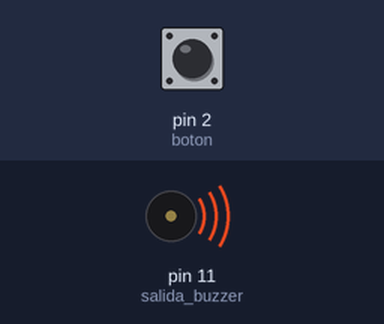
A sketch run on a simulated Arduino Uno, built with avr-gcc and run on an emulated ATmega328P. Shown: buzzer (waves = sounding, pin HIGH). The test bench sets the inputs (shaded band); at power-on: pin 2 (boton) LOW.

Above: at 5.9 s.
6.3 s: pin 2 (boton) pulled HIGH for 2.7 s
At 7.4 s:
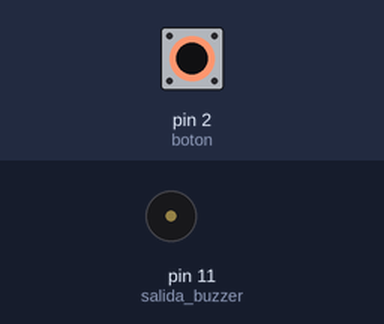
Timing chart, 0 to 16.5 s (numbered marks = the images above; inputs shaded):
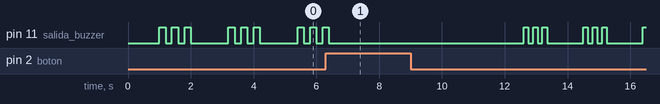

Measured:
- by itself, pin 11 (salida_buzzer): repeats every 1.9 s: 2 × (HIGH 0.15 s, LOW 0.15 s), HIGH 0.15 s, LOW 1.2 s

The sketch:

sonido_05_Buzzer.ino
```cpp
/*                                     +  -                                         +  -
                                       *  *    *  *  *  *  *       *  *  *  *  *    *  *
                                       *  *    *  *  *  *  *       *  *  +-----+    *  *
                                       *  * +----[PWR]-------------------| USB |--+ *  *
                                       *  * |                            +-----+  | *  *
                                       *  * |         GND/RST2  [ ][ ]            | *  *
                                       *  * |       MOSI2/SCK2  [ ][ ]  A5/SCL[ ] | *  *
                                       *  * |          5V/MISO2 [ ][ ]  A4/SDA[ ] | *  *
                                       *  * |                             AREF[ ] | *  *
                                       *  * |                              GND[ ] | *  *
                                       *  * | [ ]N/C                    SCK/13[ ] | *  *
                                       *  * | [ ]IOREF                 MISO/12[ ] | *  *
                                       *  * | [ ]RST                   MOSI/11[0]~|----------------------\
                                       *  * | [ ]3V3    +---+               10[ ]~| *  *                 |
                                       0------[0]5v    -| A |-               9[ ]~| *  *                 |
                                       *  * | [ ]GND   -| R |-               8[ ] | *  *                 |
                                       *  0---[0]GND   -| D |-                    | *  *                 |
                                       *  * | [ ]Vin   -| U |-               7[ ] | *  *                 |
                                       *  * |          -| I |-               6[ ]~| *  *                 |
                                       *  * | [ ]A0    -| N |-               5[ ]~| *  *                 |
                                       *  * | [ ]A1    -| O |-               4[ ] | *  *                 |
                                       *  * | [ ]A2     +---+           INT1/3[ ]~| *  *                 |
                                       *  * | [ ]A3                     INT0/2[ ] | *  *                 |
                                       *  * | [ ]A4/SDA   RST SCK MISO    TX>1[ ] | *  *                 |
                                       *  * | [ ]A5/SCL   [ ] [ ] [ ]     RX<0[ ] | *  *                 |
                                       *  * |             [ ] [ ] [ ]             | *  *                 |
                                       *  * |  UNO_R3     GND MOSI 5V ____________/ *  *                 |
                                       *  * \________________________/              *  *                 |
                                       *  *    *  *  *  *  *       *  *  *  *  *    *  *                 |
                                       *  *    *  *  *  *  *       *  *  *  *  *    *  *                 |
                                       *  *    *  *  *  *  *       *  *  *  *  *    *  *                 |
                                       *  *    *  *  *  *  *  ___   *  *  *  *  *    *  *                |
                                          220 Ohm            /   \               /-----------------------/  pin 11
                                       *  0-ww-0  *  *  *  0( ( ) )0  *  *  *  0    *  *
                                       *  *    *  *  *  *  * \___/ *  *  *  *  *    *  *
                                       *  *    *  *  *  *  *       *  *  *  *  *    *  *
                                       *  *    *  *  *  *  *       *  *  *  *  *    *  *
                                       *  0    *  *  *  *  *       *  *  *  *  *    *  0
                         pin GND---------/ \------------------------------------------/ - GND
                                       *  *    *  *  *  *  *       *  *  *  *  *    *  *
                                       0  *    *  *  *  *  *       *  *  *  *  *    0  *
                         pin 5v-------/ \------------------------------------------/+ 5v
Buzzer Activo: genera un zumbido a frecuencia estable y preestablecida al conectarla a 5v
Buzzer Pasivo: genera un zumbido a frecuencia distintas dependiendo de la señal PWM(modulacion por ancho de pulso) ingresada
*/
int boton=2;
int salida_buzzer=11;
int nivel_buzzer=150;
int pitidos=0;
int contador=0;								 	//contador de las veces que el boton se preciona
int duracion_inicial=200; 					 	//duracion_inicial de zumbidos
int demora_inicial=1000;						//demora_inicial a zumbidoa
int demora=5000;
void setup(){
pinMode(boton,INPUT);
pinMode(salida_buzzer,OUTPUT);
}
void funcion_llamada_a_alarma() 				//funcion_llamada_a_alarma
{
	for(pitidos=0;pitidos<3;pitidos++)
	{
		digitalWrite(salida_buzzer,HIGH);
//		digitalWrite(salida_buzzer,nivel_buzzer);
//		nivel_buzzer 0 nivel_buzzer + 25
		delay(duracion_inicial);
		digitalWrite(salida_buzzer,LOW);
//		digitalWrite(salida_buzzer,0);
		delay(duracion_inicial);
	}
}
void funcion_silencio()//						funcion_silencio entre zumbidos
{
//	digitalWrite(salida_buzzer,0);
	digitalWrite(salida_buzzer,LOW);
	delay(demora);
}
void funcion_cantidad_de_pulsaciones()//		funcion_cantidad_de_pulsaciones
{
	Serial.print("Boton presionado: ");
	Serial.print(contador);
	Serial.println(" veces");
	while(contador==3)
	{}
}
void loop()
{
	delay(demora_inicial);
	if(digitalRead(boton)==HIGH)
	{
		contador=contador+1;					//cantidad de pulsaciones del boton
		duracion_inicial=duracion_inicial-50;	//decremento de la duracion del pitido
		funcion_silencio(); 					//llamada a funcion_silencio entre alarmas consecutivas
	}
funcion_cantidad_de_pulsaciones(); 				//llamada a funcion_cantidad_de_pulsaciones
funcion_llamada_a_alarma(); 					//llamada a funcion_llamada_a_alarma
}
```
